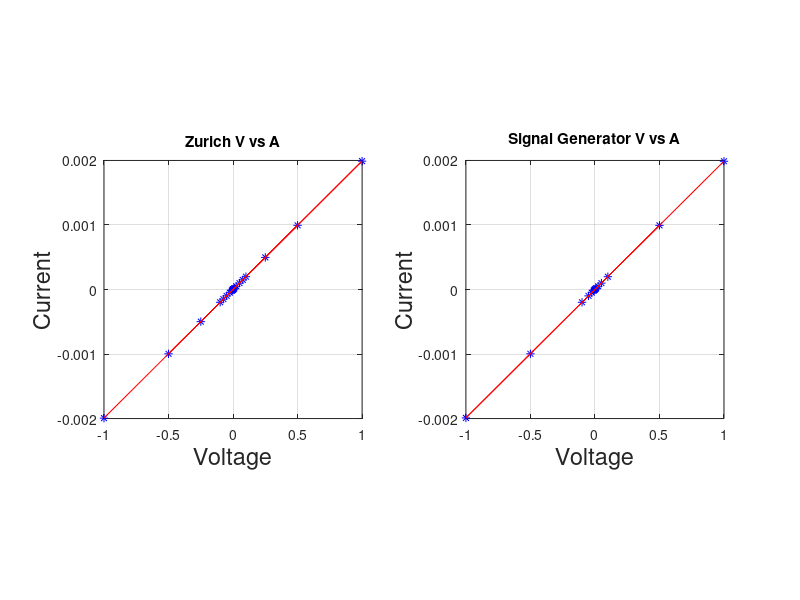

This chart was generated by the following MATLAB code:

%Preamble
clear all
close all
clc
%% Values
%Measuring the voltage/current ratios of the TL coils. 
%Zurich

Vz = [0.918,-0.918,1.92,-1.92,4.93,-4.93,9.94,-9.94,25,-24.96,49.9,-49.9,74.98,-74.98,99.9,-99.9,250,-250,500,-500,1000,-1000]*10^(-3);
Az = [2.1,-1.0,4.1,-3.0,10.1,-9.0,20.0,-19.0,49.9,-48.8,99.4,-98.6,149.2,-148.6,198.8,-198.2,497.6,-497.9,994.6,-996.8,1989.3,-1994.3]*10^(-6);

%Sig Generator

%V is pp Voltage
Vs = [2,-2,-5,5,10,-10,-25,25,50,-50,-100,100,500,-500,-1000,1000]*10^(-3);
As = [4.1,-3.3,-9.2,10.0,19.9,-19.2,-49.0,49.6,99.1,-98.7,-198.3,198.3,994.0,-996.4,-1990.3,1987.3]*10^(-6);


%Plotting

figure(1)
subplot(1,2,1)
plot(Vz,Az,'b*'); hold on
    xlabel('Voltage','Fontsize',17)
    ylabel('Current','Fontsize',17)
    title('Zurich V vs A')
    grid on; axis square;
    
    
Pz = polyfit(Vz,Az,1);
Pzfit = polyval(Pz,Vz);
plot(Vz,Pzfit,'r-')

subplot(1,2,2)
plot(Vs,As,'b*'); hold on
    xlabel('Voltage','Fontsize',17)
    ylabel('Current','Fontsize',17)
    title('Signal Generator V vs A')
    grid on; axis square;
    
    
Ps = polyfit(Vs,As,1);
Psfit = polyval(Ps,Vs);
plot(Vs,Psfit,'r-')



